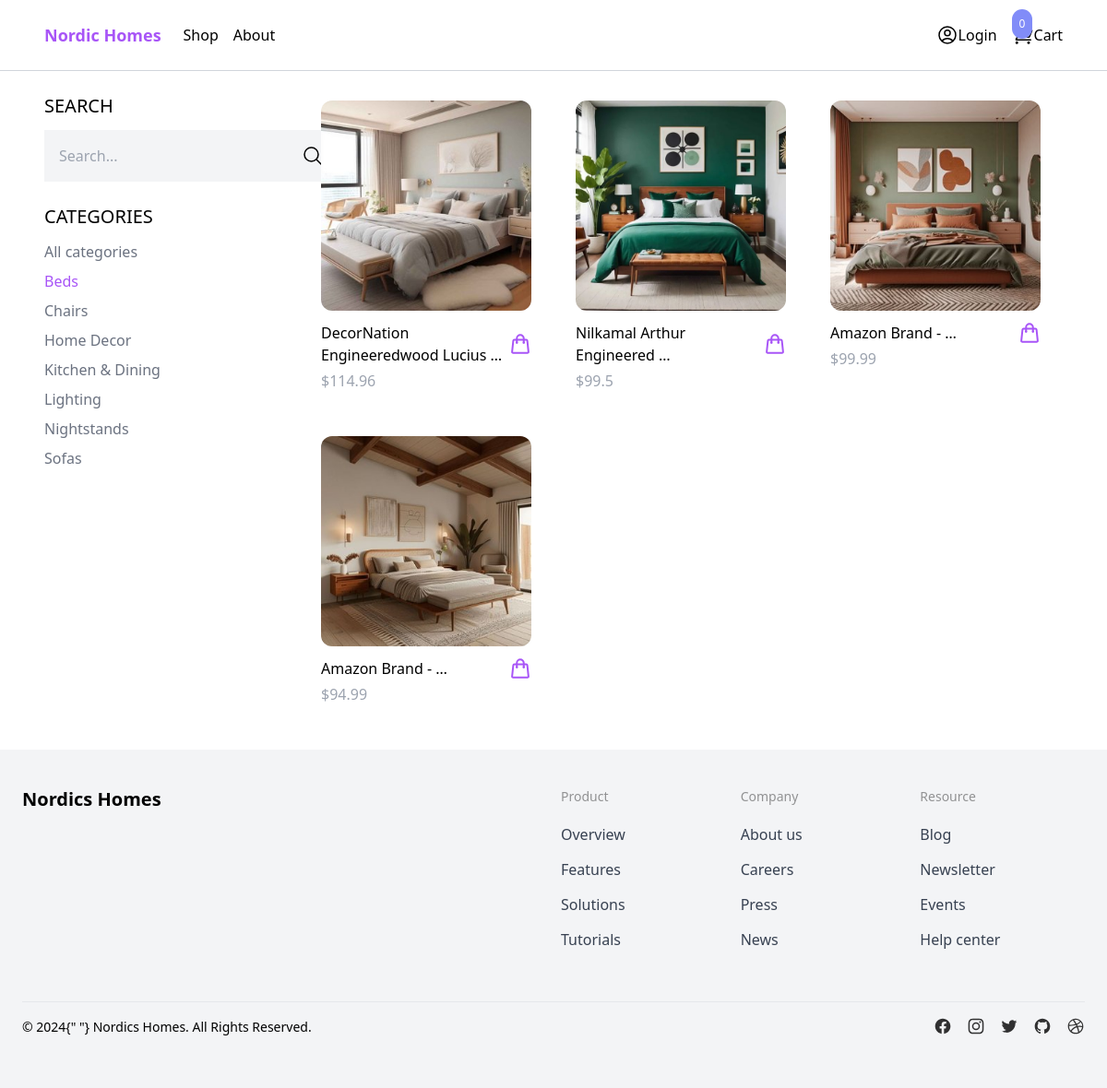
Page /shop/?category=beds on the earlier database version.
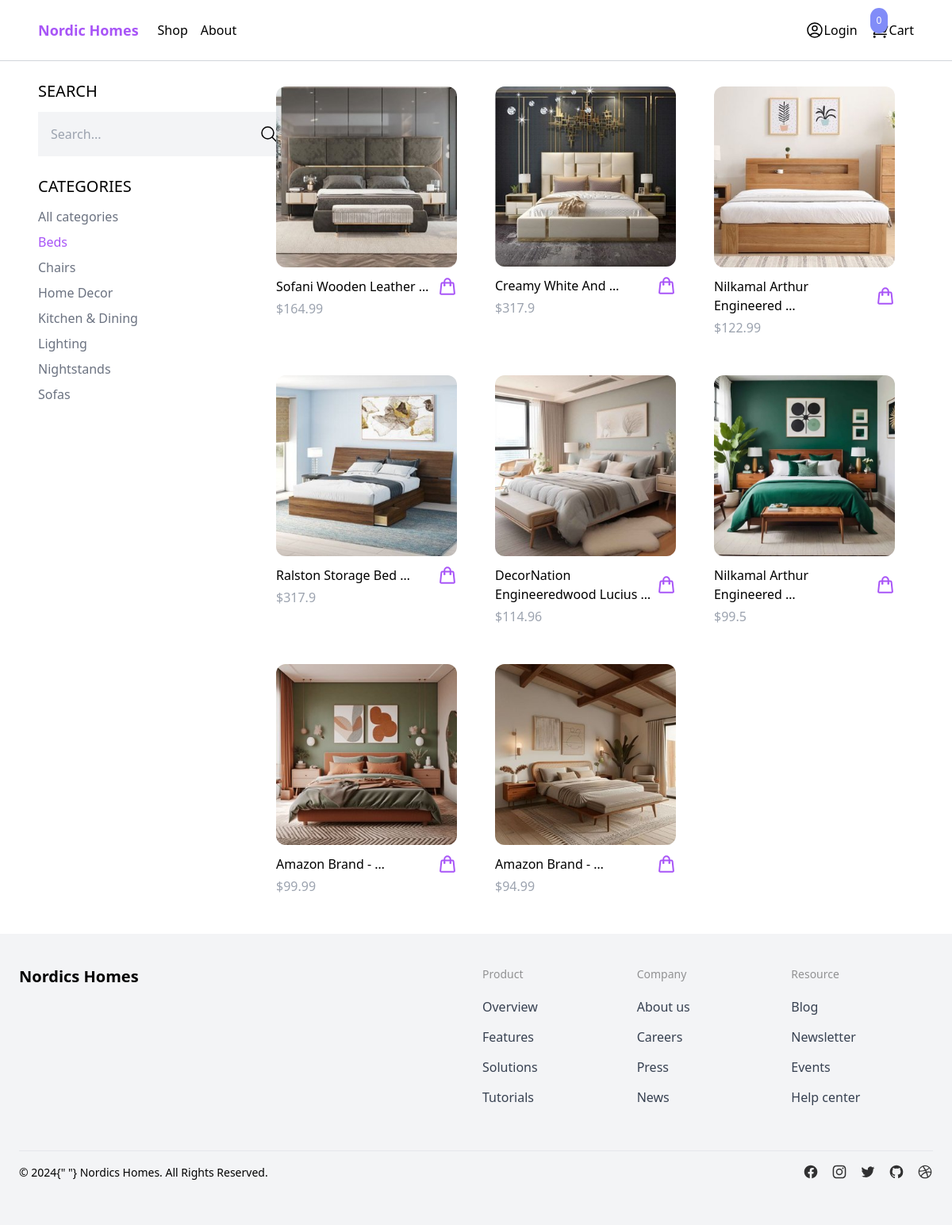
Same page on the later database version.
### products/models.py (models this page shows, shortened)
class Category(models.Model):
    name = models.CharField(max_length=255)
    slug = models.SlugField()
    class Meta:
        verbose_name_plural = "Categories"
        ordering = ('name',)

class Product(models.Model):
    category = models.ForeignKey(Category, related_name='products', on_delete=models.CASCADE)
    name = models.CharField(max_length=255)
    slug = models.SlugField()
    description  = models.TextField(blank=True, null=True)
    price = models.IntegerField()
    created_at = models.DateTimeField(auto_now_add=True)
    image = models.ImageField(upload_to='uploads/', blank=True, null=True)
    thumbnail = models.ImageField(upload_to='uploads/', blank=True, null=True)
    class Meta:
        ordering = ('-created_at',)
    def get_display_price(self):
        return self.price / 100
    def get_thumbnail(self):
        if self.thumbnail:
            return self.thumbnail.url

### core/views.py (the view)
# urls.py: path('shop/', shop, name='shop'),
def shop(request):
    categories = Category.objects.all()
    products = Product.objects.all()
    active_category = request.GET.get('category',  '')
    if active_category:
        products = products.filter(category__slug=active_category)
    query = request.GET.get('query', '')
    if query:
        products = products.filter(name__icontains=query)
    context = {
        'categories': categories,
        'products': products,
        'active_category': active_category
    }
    return render(request, 'core/shop.html', context)

### cart/cart.py (called while the page is built)
    def __len__(self):
        return sum(item['quantity'] for item in self.cart.values())

### cart/context_processors.py (called while the page is built)
def cart(request):
    return{'cart': Cart(request)}

### core/templates/core/shop.html (shortened to what this page needs)
{% extends 'core/base.html' %}
{% block content %}
<div class="max-w-6xl mx-auto flex flex-wrap items-start py-6 px-6 xl:px-0">
    <div class="filter w-full lg:w-1/4">
        <h3 class="mb-3 text-xl uppercase font-medium">Search</h3>
        <form method="get" action=".">
            <div class="flex">
                <input type="text" name="query" class="p-4 bg-gray-100 border-0" placeholder="Search...">
                <button class="p-4 bg-gray-100 border-0">
                    <svg xmlns="http://www.w3.org/2000/svg" fill="none" viewBox="0 0 24 24" stroke-width="1.5"
                        stroke="currentColor" class="size-6">
                        <path stroke-linecap="round" stroke-linejoin="round"
                            d="m21 21-5.197-5.197m0 0A7.5 7.5 0 1 0 5.196 5.196a7.5 7.5 0 0 0 10.607 10.607Z" />
                    </svg>
                </button>
            </div>
        </form>
        <h3 class="mt-6 mb-3 text-xl uppercase font-medium">Categories</h3>
        <ul class="space-y-2">
            <li><a href="#" class="{% if not active_category %}text-purple-500{% else %}text-gray-500{% endif %}">All
                    categories</a></li>
            {% for category in categories %}
            <li><a href="{% url 'shop' %}?category={{ category.slug }}"
                    class="{% if category.slug == active_category %}text-purple-500{% else %}text-gray-500{% endif %}">
                    {{ category.name }}</a></li>
            {% endfor %}
        </ul>
    </div>
    <div class="products w-full lg:w-3/4 -mt-4 flex items-centre flex-wrap">
        {% for product in products %}
           {% include 'product/partials/product_list_item.html' %}
        {% endfor %}
    </div>
</div>
{% endblock content %}

### products/templates/product/partials/product_list_item.html (shortened to what this page needs)
<div class="w-full md:w-1/3 xl:w-1/4 p-6">
    <a href="{% url 'product' product.slug %}">
        <img src="{{ product.get_thumbnail }}"
            class="w-full rounded-xl hover:shadow-lg transition duration-300 ease-in-out hover:scale-110" alt="">
    </a>
    <div class="pt-3 flex items-center justify-between">
        <a href="{% url 'product' product.slug %}">{{ product.name|truncatewords:3 }}</a>
        <a
            href="#"
            hx-get="{% url 'add_to_cart' product.id %}"
            hx-target="#menu-cart-button"
            hx-swap="outerHTMl"
            class="text-purple-500 hover:text-purpal-500"
        >
        </a>
    </div>
    <p class="pt-1 text-gray-400">${{ product.get_display_price }}</p>
</div>

Differences in the rows shown:
added Product: get_thumbnail (picture), name "Sofani Wooden Leather …", get_display_price "164.99"
added Product: get_thumbnail (picture), name "Creamy White And …", get_display_price "317.9"
added Product: get_thumbnail (picture), name "Nilkamal Arthur Engineered …", get_display_price "122.99"
added Product: get_thumbnail (picture), name "Ralston Storage Bed …", get_display_price "317.9"
